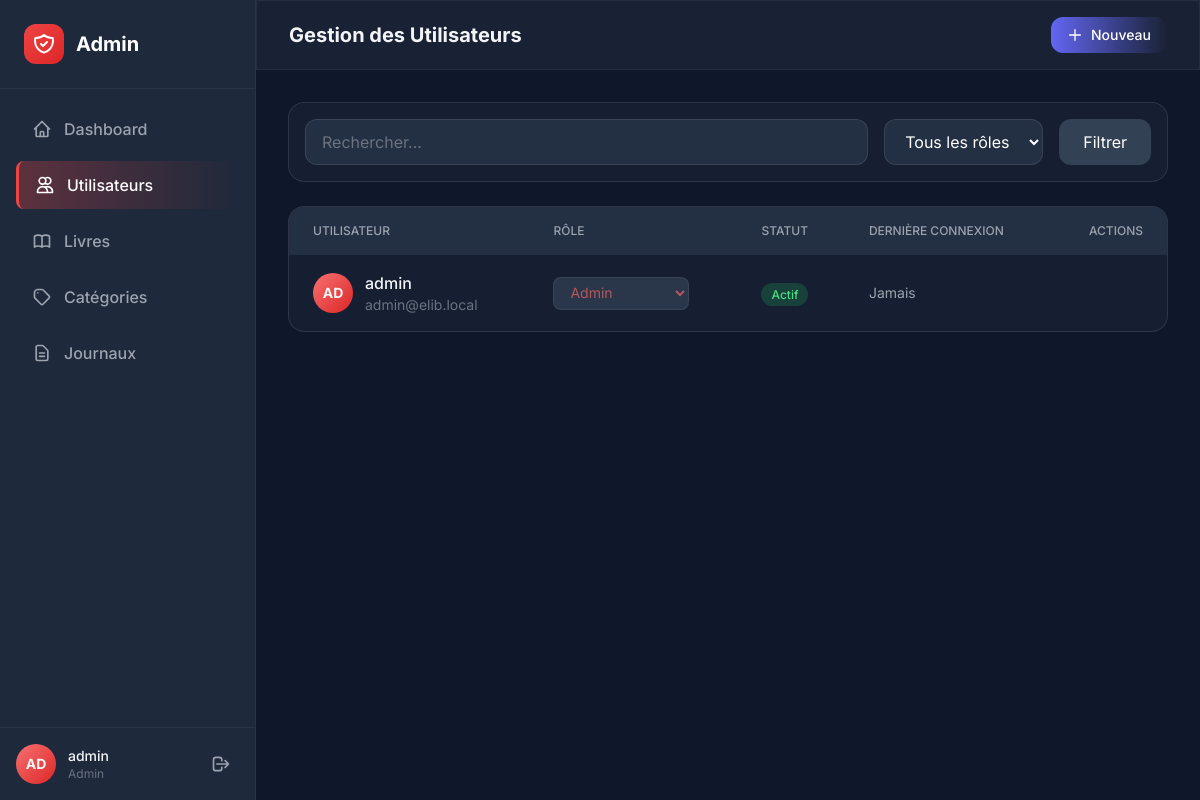
The page /admin/users.php (signed in) on the database its author committed.
### tables this page shows
CREATE TABLE users (
    id INT PRIMARY KEY AUTO_INCREMENT,
    username VARCHAR(50) UNIQUE NOT NULL,
    email VARCHAR(100) UNIQUE NOT NULL,
    password_hash VARCHAR(255) NOT NULL,
    role ENUM('admin', 'librarian', 'user') DEFAULT 'user',
    created_at TIMESTAMP DEFAULT CURRENT_TIMESTAMP,
    last_login TIMESTAMP NULL,
    is_active BOOLEAN DEFAULT TRUE,
    INDEX idx_username (username),
    INDEX idx_email (email),
    INDEX idx_role (role)
);

### includes/functions.php (called while the page is built, shortened)
<?php
function escape_html(string $string): string {
    return htmlspecialchars($string, ENT_QUOTES | ENT_HTML5, 'UTF-8');
}

### config/database.php (called while the page is built, shortened)
<?php
class DatabaseManager {
    private static $instance = null;
    private $connection;
    public static function getInstance(): DatabaseManager {
        if (self::$instance === null) {
            self::$instance = new self();
        }
        return self::$instance;
    }
    private function connect(): void {
        $dsn = "mysql:host=" . self::DB_HOST . ";dbname=" . self::DB_NAME . ";charset=" . self::DB_CHARSET;
        $options = [
            PDO::ATTR_ERRMODE => PDO::ERRMODE_EXCEPTION,
            PDO::ATTR_DEFAULT_FETCH_MODE => PDO::FETCH_ASSOC,
            PDO::ATTR_EMULATE_PREPARES => false
        ];
        if (defined('PDO::MYSQL_ATTR_INIT_COMMAND')) {
            $options[PDO::MYSQL_ATTR_INIT_COMMAND] = "SET NAMES utf8mb4 COLLATE utf8mb4_unicode_ci";
        }
        try {
            $this->connection = new PDO($dsn, self::DB_USER, self::DB_PASS, $options);
        } catch (PDOException $e) {
            throw new Exception("Database connection failed: " . $e->getMessage());
        }
    }
    public function executeQuery(string $sql, array $params = []): PDOStatement {
        $stmt = $this->connection->prepare($sql);
        $stmt->execute($params);
        return $stmt;
    }
    public function fetchAll(string $sql, array $params = []): array {
        $stmt = $this->executeQuery($sql, $params);
        return $stmt->fetchAll();
    }
}

### includes/user_manager.php (called while the page is built, shortened)
<?php
require_once __DIR__ . '/../config/database.php';
require_once __DIR__ . '/functions.php';
class UserManager {
    private $db;
    public function __construct() {
        $this->db = DatabaseManager::getInstance();
    }
    public function getAllUsers(?string $role = null, ?string $search = null): array {
        $sql = "SELECT id, username, email, role, created_at, last_login, is_active FROM users WHERE 1=1";
        $params = [];
        $sql .= " ORDER BY created_at DESC";
        return $this->db->fetchAll($sql, $params);
    }
}

### admin/users.php (the view, shortened to what this page needs)
<?php
require_once '../config/database.php';
require_once '../includes/functions.php';
require_once '../includes/auth.php';
require_once '../includes/user_manager.php';
$userManager = new UserManager();
$roleFilter = $_GET['role'] ?? '';
$search = $_GET['search'] ?? '';
$users = $userManager->getAllUsers($roleFilter ?: null, $search ?: null);
?>
<!DOCTYPE html>
<html lang="fr" class="dark">
<head>
    <script src="https://cdn.tailwindcss.com"></script>
</head>
<body class="bg-dark-900 text-gray-100 min-h-screen">
    <aside id="sidebar" class="fixed left-0 top-0 h-full w-64 bg-dark-800 border-r border-white/5 z-50 transform -translate-x-full lg:translate-x-0 transition-transform duration-300">
        <div class="p-6 border-b border-white/5">
            <div class="flex items-center gap-3">
                <div class="w-10 h-10 rounded-xl bg-gradient-to-br from-red-500 to-red-600 flex items-center justify-center"></div>
                <span class="text-xl font-bold text-white">Admin</span>
            </div>
        </div>
        <nav class="p-4 space-y-2">
            <a href="dashboard.php" class="sidebar-link flex items-center gap-3 px-4 py-3 rounded-lg text-gray-400 hover:text-white transition-all"><svg class="w-5 h-5" fill="none" stroke="currentColor" viewBox="0 0 24 24"><path stroke-linecap="round" stroke-linejoin="round" stroke-width="2" d="M3 12l2-2m0 0l7-7 7 7M5 10v10a1 1 0 001 1h3m10-11l2 2m-2-2v10a1 1 0 01-1 1h-3m-6 0a1 1 0 001-1v-4a1 1 0 011-1h2a1 1 0 011 1v4a1 1 0 001 1m-6 0h6"/></svg><span class="font-medium">Dashboard</span></a>
            <a href="users.php" class="sidebar-link active flex items-center gap-3 px-4 py-3 rounded-lg text-white transition-all"><svg class="w-5 h-5" fill="none" stroke="currentColor" viewBox="0 0 24 24"><path stroke-linecap="round" stroke-linejoin="round" stroke-width="2" d="M12 4.354a4 4 0 110 5.292M15 21H3v-1a6 6 0 0112 0v1zm0 0h6v-1a6 6 0 00-9-5.197M13 7a4 4 0 11-8 0 4 4 0 018 0z"/></svg><span class="font-medium">Utilisateurs</span></a>
            <a href="books.php" class="sidebar-link flex items-center gap-3 px-4 py-3 rounded-lg text-gray-400 hover:text-white transition-all"><span class="font-medium">Livres</span></a>
            <a href="categories.php" class="sidebar-link flex items-center gap-3 px-4 py-3 rounded-lg text-gray-400 hover:text-white transition-all"><svg class="w-5 h-5" fill="none" stroke="currentColor" viewBox="0 0 24 24"><path stroke-linecap="round" stroke-linejoin="round" stroke-width="2" d="M7 7h.01M7 3h5c.512 0 1.024.195 1.414.586l7 7a2 2 0 010 2.828l-7 7a2 2 0 01-2.828 0l-7-7A1.994 1.994 0 013 12V7a4 4 0 014-4z"/></svg><span class="font-medium">Catégories</span></a>
            <a href="logs.php" class="sidebar-link flex items-center gap-3 px-4 py-3 rounded-lg text-gray-400 hover:text-white transition-all"><svg class="w-5 h-5" fill="none" stroke="currentColor" viewBox="0 0 24 24"><path stroke-linecap="round" stroke-linejoin="round" stroke-width="2" d="M9 12h6m-6 4h6m2 5H7a2 2 0 01-2-2V5a2 2 0 012-2h5.586a1 1 0 01.707.293l5.414 5.414a1 1 0 01.293.707V19a2 2 0 01-2 2z"/></svg><span class="font-medium">Journaux</span></a>
        </nav>
        <div class="absolute bottom-0 left-0 right-0 p-4 border-t border-white/5">
            <div class="flex items-center gap-3">
                <div class="w-10 h-10 rounded-full bg-gradient-to-br from-red-400 to-red-600 flex items-center justify-center text-sm font-bold"><?= strtoupper(substr($_SESSION['username'], 0, 2)) ?></div>
                <div class="flex-1"><p class="text-sm font-medium"><?= escape_html($_SESSION['username']) ?></p><p class="text-xs text-gray-500">Admin</p></div>
                <a href="../logout.php" class="p-2 text-gray-400 hover:text-red-400"><svg class="w-5 h-5" fill="none" stroke="currentColor" viewBox="0 0 24 24"><path stroke-linecap="round" stroke-linejoin="round" stroke-width="2" d="M17 16l4-4m0 0l-4-4m4 4H7m6 4v1a3 3 0 01-3 3H6a3 3 0 01-3-3V7a3 3 0 013-3h4a3 3 0 013 3v1"/></svg></a>
            </div>
        </div>
    </aside>
    <main class="lg:ml-64 min-h-screen">
        <header class="sticky top-0 z-30 glass border-b border-white/5">
            <div class="flex items-center justify-between px-4 lg:px-8 py-4">
                <h1 class="text-xl font-bold">Gestion des Utilisateurs</h1>
                <button onclick="document.getElementById('createModal').classList.remove('hidden')" class="bg-gradient-to-r from-accent-500 to-accent-600 text-white px-4 py-2 rounded-xl text-sm font-medium hover:from-accent-600 hover:to-accent-700 transition-all flex items-center gap-2">
                    <svg class="w-4 h-4" fill="none" stroke="currentColor" viewBox="0 0 24 24"><path stroke-linecap="round" stroke-linejoin="round" stroke-width="2" d="M12 4v16m8-8H4"/></svg>Nouveau
                </button>
            </div>
        </header>
        <div class="p-4 lg:p-8">
            <div class="glass-card rounded-2xl p-4 mb-6">
                <form method="GET" class="flex flex-col sm:flex-row gap-4">
                    <input type="text" name="search" value="<?= escape_html($search) ?>" placeholder="Rechercher..." class="flex-1 bg-dark-700/50 border border-white/10 rounded-xl px-4 py-2.5 text-white placeholder-gray-500 focus:outline-none focus:border-accent-500">
                    <select name="role" class="bg-dark-700/50 border border-white/10 rounded-xl px-4 py-2.5 text-white focus:outline-none focus:border-accent-500">
                        <option value="">Tous les rôles</option>
                    </select>
                    <button type="submit" class="bg-dark-700 text-white px-6 py-2.5 rounded-xl hover:bg-dark-600 transition-colors">Filtrer</button>
                </form>
            </div>
            <div class="glass-card rounded-2xl overflow-hidden">
                <div class="overflow-x-auto">
                    <table class="w-full">
                        <thead class="bg-dark-700/50">
                            <tr>
                                <th class="px-6 py-4 text-left text-xs font-medium text-gray-400 uppercase">Utilisateur</th>
                                <th class="px-6 py-4 text-left text-xs font-medium text-gray-400 uppercase">Rôle</th>
                                <th class="px-6 py-4 text-left text-xs font-medium text-gray-400 uppercase">Statut</th>
                                <th class="px-6 py-4 text-left text-xs font-medium text-gray-400 uppercase">Dernière connexion</th>
                                <th class="px-6 py-4 text-right text-xs font-medium text-gray-400 uppercase">Actions</th>
                            </tr>
                        </thead>
                        <tbody class="divide-y divide-white/5">
                            <?php foreach ($users as $user): ?>
                            <tr class="hover:bg-white/5 transition-colors">
                                <td class="px-6 py-4">
                                    <div class="flex items-center gap-3">
                                        <div class="w-10 h-10 rounded-full bg-gradient-to-br <?= match($user['role']) { 'admin' => 'from-red-400 to-red-600', 'librarian' => 'from-yellow-400 to-yellow-600', default => 'from-blue-400 to-blue-600' } ?> flex items-center justify-center text-sm font-bold"><?= strtoupper(substr($user['username'], 0, 2)) ?></div>
                                        <div>
                                            <p class="font-medium"><?= escape_html($user['username']) ?></p>
                                            <p class="text-sm text-gray-500"><?= escape_html($user['email']) ?></p>
                                        </div>
                                    </div>
                                </td>
                                <td class="px-6 py-4">
                                    <form method="POST" class="inline">
                                        <select name="role" onchange="this.form.submit()" class="bg-dark-700 border border-white/10 rounded-lg px-3 py-1.5 text-sm <?= match($user['role']) { 'admin' => 'text-red-400', 'librarian' => 'text-yellow-400', default => 'text-blue-400' } ?> focus:outline-none" <?= $user['id'] == $_SESSION['user_id'] ? 'disabled' : '' ?>>
                                            <option value="admin" <?= $user['role'] === 'admin' ? 'selected' : '' ?>>Admin</option>
                                        </select>
                                    </form>
                                </td>
                                <td class="px-6 py-4">
                                    <span class="px-2.5 py-1 rounded-full text-xs font-medium <?= $user['is_active'] ? 'bg-green-500/20 text-green-400' : 'bg-red-500/20 text-red-400' ?>"><?= $user['is_active'] ? 'Actif' : 'Inactif' ?></span>
                                </td>
                                <td class="px-6 py-4 text-sm text-gray-400"><?= $user['last_login'] ? date('d/m/Y H:i', strtotime($user['last_login'])) : 'Jamais' ?></td>
                                <td class="px-6 py-4 text-right">
                                </td>
                            </tr>
                            <?php endforeach; ?>
                        </tbody>
                    </table>
                </div>
            </div>
        </div>
    </main>
</body>
</html>

### admin/users.php (style rules this page uses)
body { font-family: 'Inter', sans-serif; }
.glass { background: rgba(30, 41, 59, 0.7); backdrop-filter: blur(12px); border: 1px solid rgba(255,255,255,0.1); }
.glass-card { background: rgba(30, 41, 59, 0.5); backdrop-filter: blur(8px); border: 1px solid rgba(255,255,255,0.1); }
.sidebar-link.active { background: linear-gradient(90deg, rgba(239,68,68,0.3) 0%, transparent 100%); border-left: 3px solid #ef4444; }

### rows shown on the page
users: username "AD", username "admin", email "admin@elib.local", role "Admin", is_active "Actif", shows "Jamais"

### other values the page prints
substr($_SESSION['username'], 0, 2) "AD"
escape_html($_SESSION['username']) "admin"
